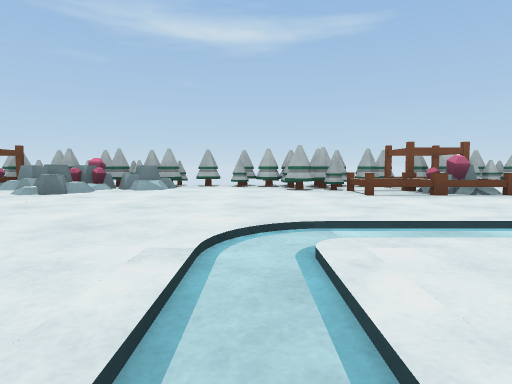
view 1 (above)

17 first-person views from a walk through a 3-D level made in the Unity game engine. The camera is 0.41 m above the floor, tilts 4° down and sees 75° across. The floor is counted in squares, 1 m on a side. Each view is taken from the middle of a square. On the plan, view 1 faces up. The plan holds only what a view shows up to about 9 squares ahead; the rest is blank.

view 2
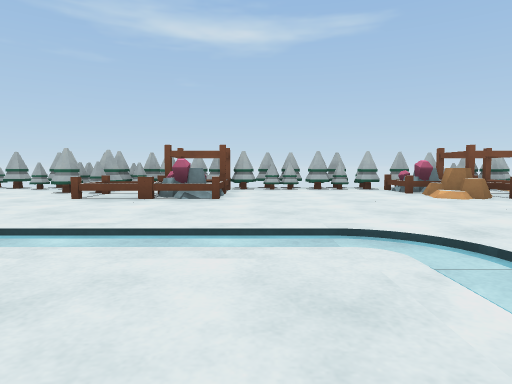

view 3
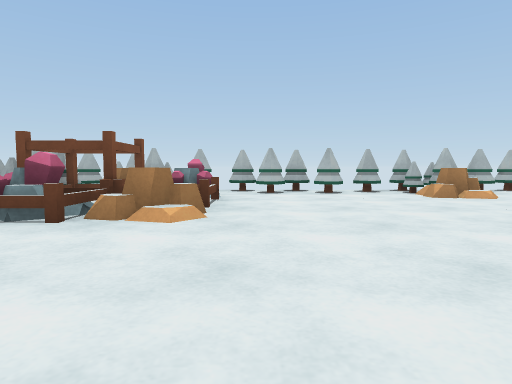

view 4
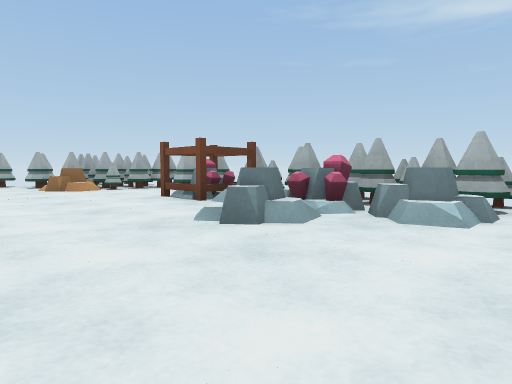

view 5
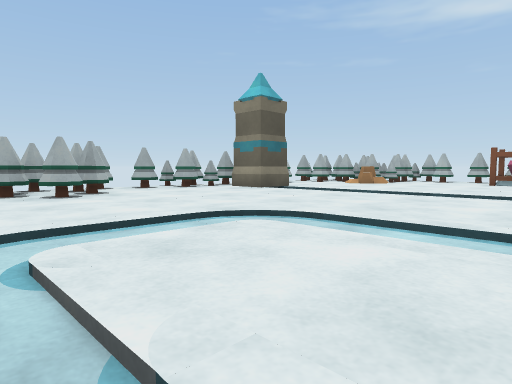

view 6
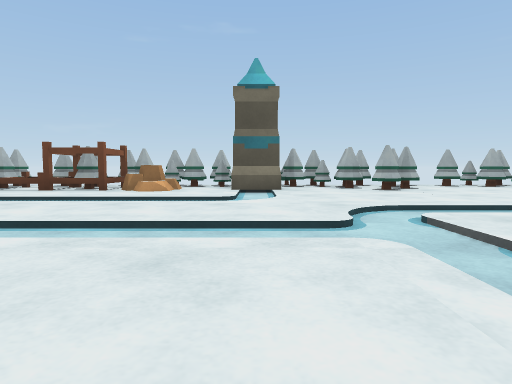

view 7
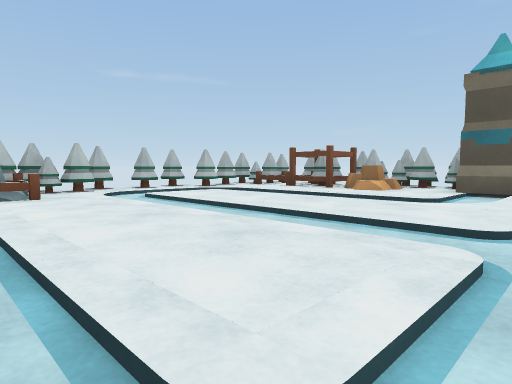

view 8
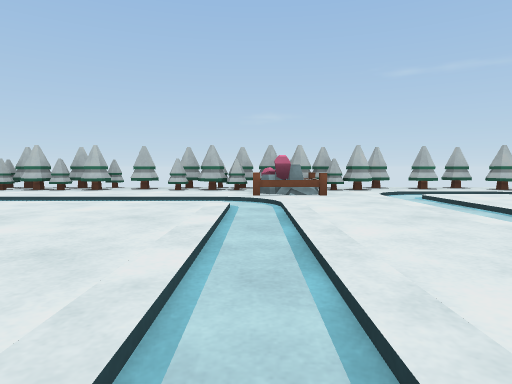

view 9
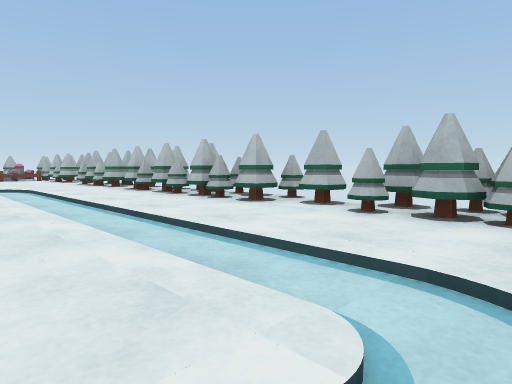

view 10
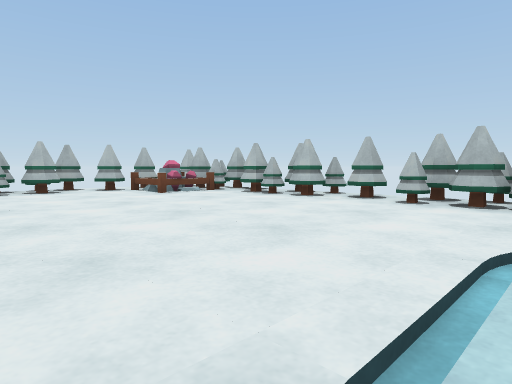

view 11
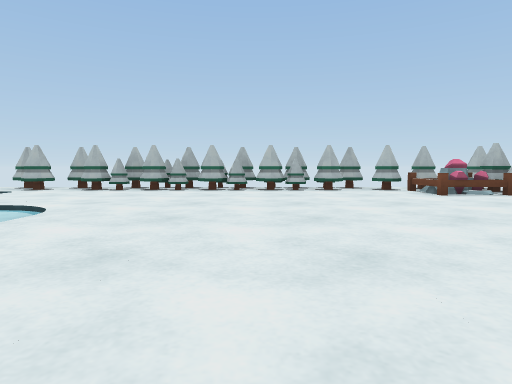

view 12
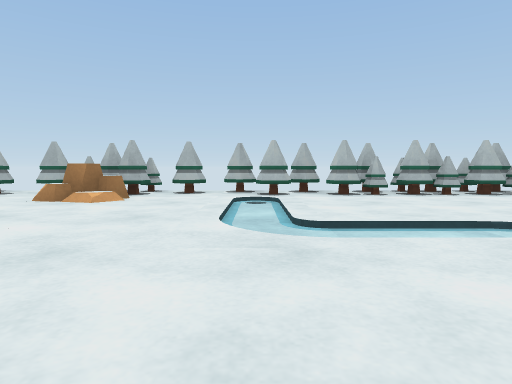

view 13
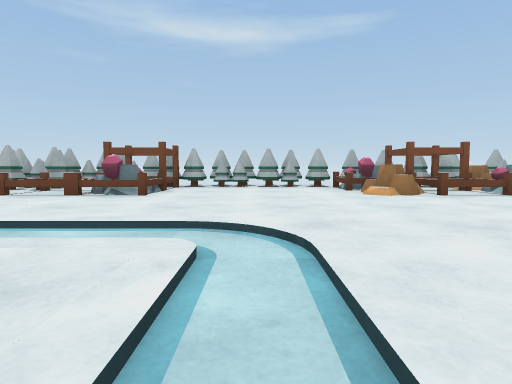

view 14
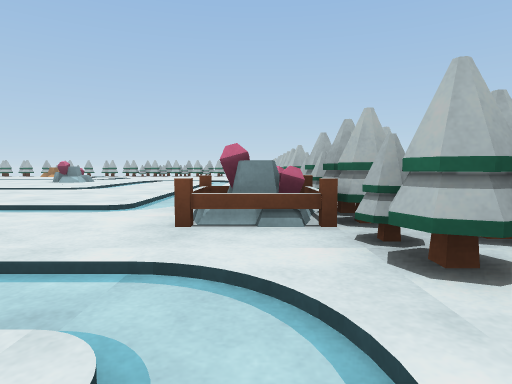

view 15
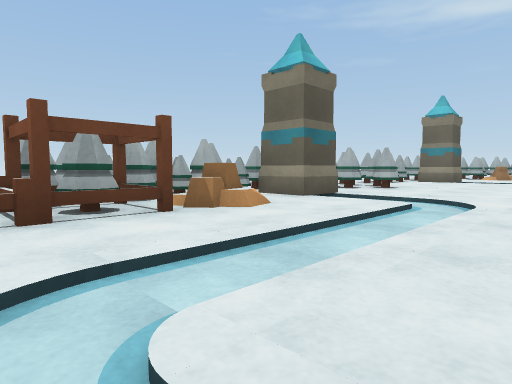

view 16
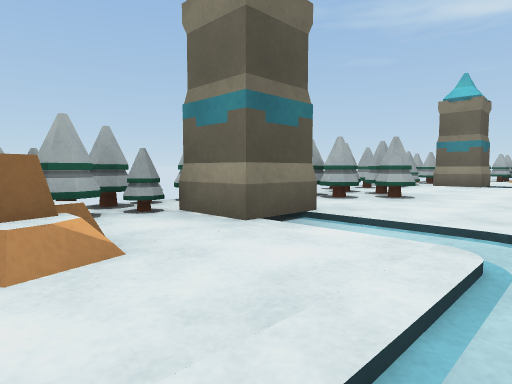

view 17
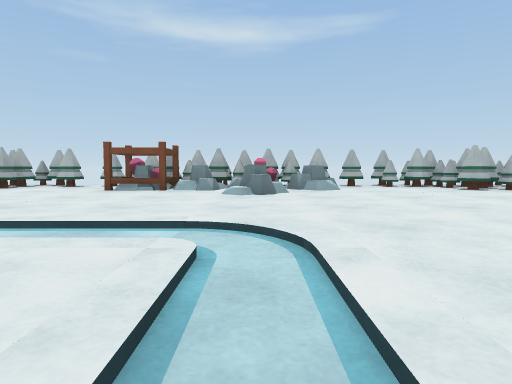

### Floor plan
Key: @ floor where view 1 was taken; # wall or solid block; x gap in a wall; . main floor; - floor 0.05 m lower than the main floor; / step, stairs or slope; C crystal; R rock; O other object.
Columns run from 10 left of view 1 to 10 right of it. Each row starts with its distance up from view 1.
  7  ###x####x###########
  6 ###.CORCR..#.O..OCOR#
  5 ##R....R....OOC..ROC#
  4 #...................#
  3 #...................#
  2 #O------..------....x
  1 #......-..-. ..-...R#
  0 x......-  @   .-....x
 -1 ##..---        -.///#
 -2 ##..-..     ..  .-..#
 -3 #...----  -..C  --..#
 -4 #O--.-.-..-... .....#
 -5 #..-.-.-..-----.....#
 -6 #R.-.-.-......-.....#
 -7 #O.-.-.--------.....#
 -8 #O.---CC..........CO#
 -9 ##xxxx###x######x####

Positions as (right, up) in squares from view 1, and headings:
1: (0, 0), facing up
2: (4, 0), facing up
3: (4, 4), facing right
4: (-1, 3), facing up-left
5: (-4, -3), facing up-left
6: (-3, -4), facing left
7: (-3, -3), facing down-left
8: (-3, -3), facing down
9: (-3, -6), facing down-right
10: (4, -5), facing down-right
11: (4, -5), facing right
12: (5, -1), facing right
13: (5, 0), facing up
14: (-6, -8), facing right
15: (-6, -8), facing up-left
16: (-7, -6), facing up-left
17: (-3, 0), facing up
